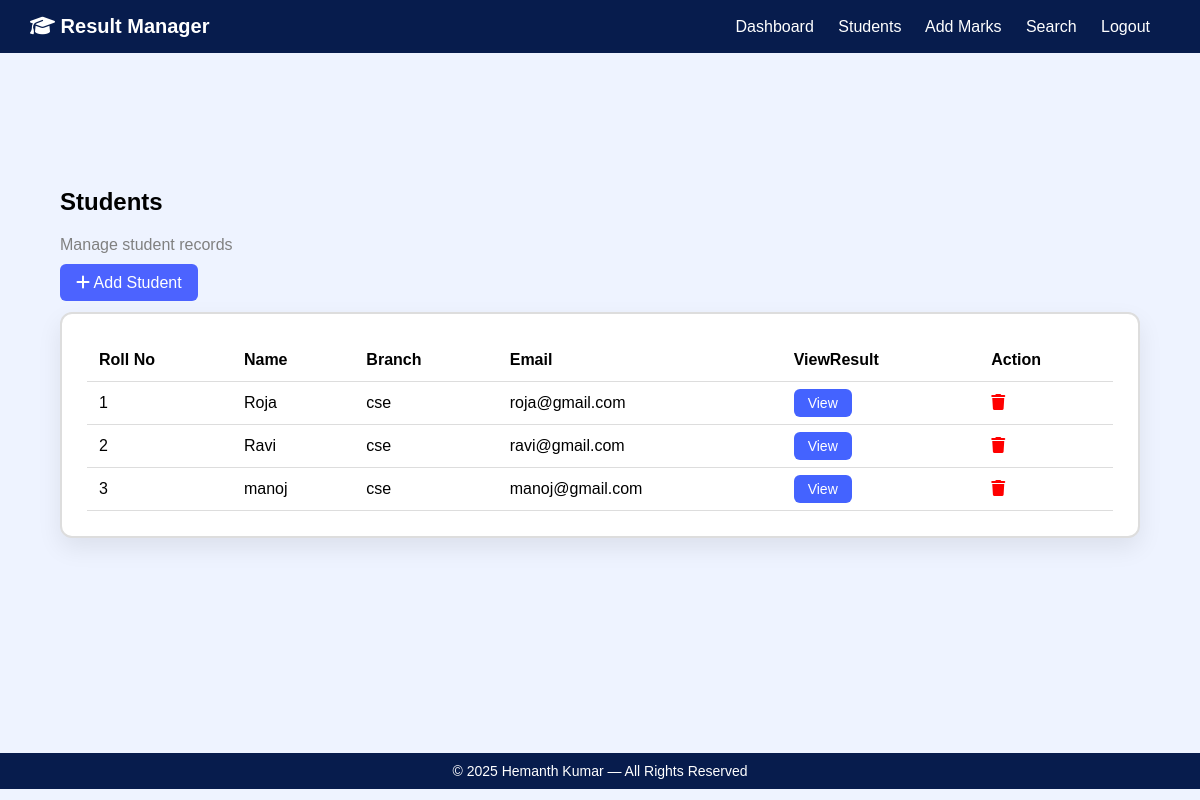
Page /students/ (signed in) on the committed database.
### core/models.py (models this page shows, shortened)
class Student(models.Model):
    roll = models.CharField(max_length=20, unique=True)
    name = models.CharField(max_length=100)
    course = models.CharField(max_length=50)
    semester = models.EmailField(unique=True)

### core/views.py (the view)
# urls.py: path('students/', views.students, name="students"),
@login_required
def students(request):
    return render(request,"students.html",{"students":Student.objects.all().order_by('roll')})

### templates/students.html
{% extends 'base.html' %}
{% block content %}
<h2>Students</h2>
<p class="subtitle">Manage student records</p>
<a class="primary-btn" href="/add-student/">
<i class="fa-solid fa-plus"></i> Add Student
</a>
<div class="card studis-box">
<table>
<tr>
<th>Roll No</th>
<th>Name</th>
<th>Branch</th>
<th>Email</th>
<th>ViewResult</th>
<th>Action</th>
</tr>
{% for s in students %}
<tr>
<td>{{s.roll}}</td>
<td>{{s.name}}</td>
<td>{{s.course}}</td>
<td>{{s.semester}}</td>
<td>
    <a href="{% url 'search' %}?roll={{ s.roll }}" class="view-btn">
    View
    </a>
</td>
<td>
<a class="delete" href="/delete/{{s.roll}}/">
<i class="fa-solid fa-trash"></i>
</a>
</td>
</tr>
{% endfor %}
</table>
</div>
{% endblock %}

### static/style.css (style rules this page uses)
body { font-family: Arial; background:#eef3ff; margin:0; min-height:100vh; }
html, body { height:100%; margin:0; }
.card { background:white; padding:25px; border-radius:12px; box-shadow:0 2px 10px rgba(0,0,0,0.1); margin-top:20px; }
.primary-btn { background:#4c63ff; padding:10px 16px; color:white; border-radius:6px; text-decoration:none; }
table { width:100%; border-collapse:collapse; }
table th, td { padding:12px; border-bottom:1px solid #ddd; }
.delete { color:red; }
.subtitle { margin-bottom: 20px; color: gray; }
.card { background: white; padding: 25px; border-radius: 12px; box-shadow: 0 5px 25px rgba(0,0,0,0.08); }
.subtitle { color: gray; margin-bottom: 20px; }
.studis-box { border: 2px solid #dddddd; box-shadow: 0 10px 25px rgba(0, 0, 0, 0.08); }
.studis-box th { text-align: start; }
.view-btn { background:#4463ff; color:white; padding:6px 14px; border-radius:6px; text-decoration:none; font-size:14px; }

### rows in the picture
Student: roll "1", name "Roja", course "cse", semester "roja@gmail.com"
Student: roll "2", name "Ravi", course "cse", semester "ravi@gmail.com"
Student: roll "3", name "manoj", course "cse", semester "manoj@gmail.com"
